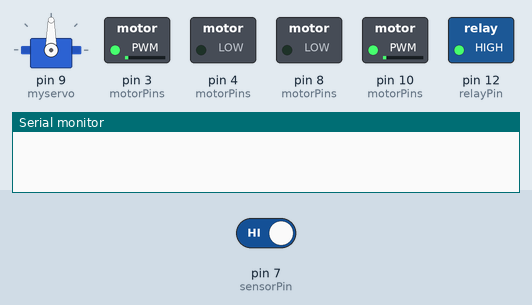
Bench run of a sketch on a simulated Arduino Uno, built with avr-gcc and run on an emulated ATmega328P. On the bench: servo, switched loads named in the sketch (green lamp = pin HIGH), the last lines printed to the serial monitor. Inputs (shaded band) come from the test bench; at power-on: pin 7 (sensorPin) HIGH.

Above: at 0.1 s.
At 3.79 s:
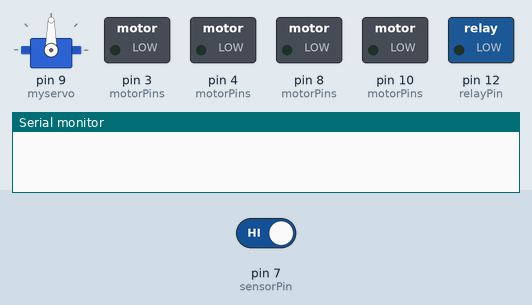
At 4.6 s:
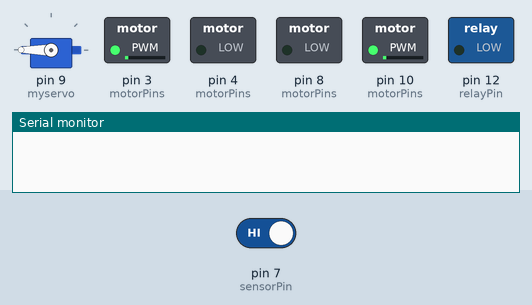
At 9.4 s:
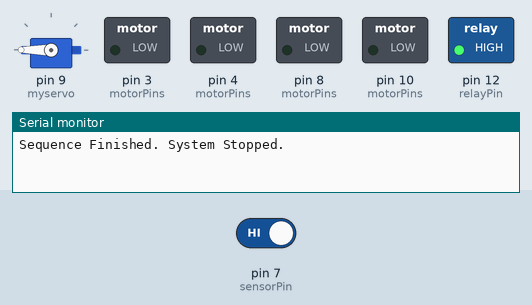
Timing chart, 0 to 10.9 s (numbered marks = the images above):
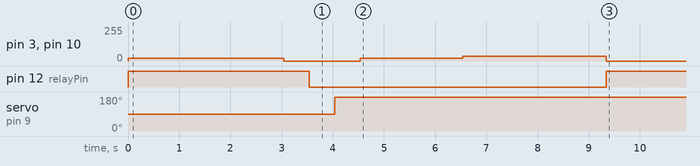

Measured:
- by itself, pin 12 (relayPin): HIGH → LOW at 3.5 s, → HIGH 5.8 s later
- by itself, servo on pin 9 (myservo): 90° → 180° at 4.0 s
- by itself, pin 3 (motorPins), pin 10 (motorPins): 0/255 → 20/255 at 0.00 s, → 0/255 3.0 s later, → 20/255 1.5 s later, → 35/255 2.0 s later, … (5 changes in this stretch)

The sketch:

abu_2026_r3.ino
```cpp
#include <Servo.h>

Servo myservo;

// {IN1, IN2, PWM}
const int motorPins[4][3] = {
  { 22, 23, 3 },   // Front Left หน้าซ้าย
  { 26, 27, 4 },   // Rear Left หลังซ้าย
  { 24, 25, 10 },  // Front Right หน้าขวา
  { 28, 29, 8 }    // Rear Right  หลังขวา
};

const int pwmSpeed = 20;
const int sensorPin = 7;
const int relayPin = 12;
int sensorState = 0;

// ตัวแปรสำหรับจัดการ millis()
unsigned long previousMillis = 0;
int currentStep = 0;
bool stepInit = true;

void setup() {
  Serial.begin(115200);

  // ตั้งค่าขา GPIO และ PWM
  for (int i = 0; i < 4; i++) {
    pinMode(motorPins[i][0], OUTPUT);
    pinMode(motorPins[i][1], OUTPUT);
    pinMode(motorPins[i][2], OUTPUT);
  }

  // ตั้งค่าขา Relay เริ่มต้นให้เป็น HIGH (ยังไม่ทำงาน)
  pinMode(relayPin, OUTPUT);
  digitalWrite(relayPin, HIGH);

  // Retrorefective
  pinMode(sensorPin, INPUT_PULLUP);

  // ตั้งค่าขา Servo motor
  myservo.attach(9);
  myservo.write(90);
}

void loop() {
  unsigned long currentMillis = millis();

  // อ่านค่าเซ็นเซอร์ตลอดเวลา (หากต้องการใช้ในเงื่อนไขอื่นเพิ่มเติม)
  sensorState = digitalRead(sensorPin);

  // State Machine สำหรับจัดการลำดับการทำงานแทน delay()
  switch (currentStep) {

    case 0: // 1. เดินหน้า (moveForward) เป็นเวลา 3040 ms
      if (stepInit) {
        moveForward();
        stepInit = false;
      }
      if (currentMillis - previousMillis >= 3040) {
        previousMillis = currentMillis;
        currentStep++;
        stepInit = true;
      }
      break;

    case 1: // 2. หยุดมอเตอร์ทั้งหมด (stopAllMotors) เป็นเวลา 500 ms
      if (stepInit) {
        stopAllMotors();
        stepInit = false;
      }
      if (currentMillis - previousMillis >= 500) {
        previousMillis = currentMillis;
        currentStep++;
        stepInit = true;
      }
      break;

    case 2: // 3. สั่งให้ Relay เป็น LOW (เริ่มทำงาน) เป็นเวลา 500 ms
      if (stepInit) {
        digitalWrite(relayPin, LOW); // <--- รีเลย์เริ่มเป็น LOW ที่นี่
        stepInit = false;
      }
      if (currentMillis - previousMillis >= 500) {
        previousMillis = currentMillis;
        currentStep++;
        stepInit = true;
      }
      break;

    case 3: // 4. หมุนเซอร์โวไปที่ 180 องศา (myservo.write) เป็นเวลา 500 ms
      if (stepInit) {
        myservo.write(180);
        stepInit = false;
      }
      if (currentMillis - previousMillis >= 500) {
        previousMillis = currentMillis;
        currentStep++;
        stepInit = true;
      }
      break;

    case 4: // 5. ถอยหลัง (moveBackward) เป็นเวลา 2000 ms
      if (stepInit) {
        moveBackward();
        stepInit = false;
      }
      if (currentMillis - previousMillis >= 2000) {
        previousMillis = currentMillis;
        currentStep++;
        stepInit = true;
      }
      break;

    case 5: // 6. หยุดมอเตอร์ชั่วครู่และเลี้ยวขวา (rotateRight) เป็นเวลา 2800 ms
      if (stepInit) {
        stopAllMotors();
        rotateRight();
        stepInit = false;
      }
      if (currentMillis - previousMillis >= 2800) {
        previousMillis = currentMillis;
        currentStep++;
        stepInit = true;
      }
      break;

    case 6: // 7. ขั้นตอนสุดท้าย: หยุดการทำงานทั้งหมดและสั่งรีเลย์เป็น HIGH
      if (stepInit) {
        stopAllMotors();              // หยุดมอเตอร์ทั้งหมด
        digitalWrite(relayPin, HIGH); // <--- รีเลย์กลับเป็น HIGH ที่นี่
        stepInit = false;
        Serial.println("Sequence Finished. System Stopped.");
        // ระบบจะค้างอยู่ที่ท่านีตลอดไป ไม่วนกลับไปสเตปแรก
      }
      break;
  }
}

// ==========================================
// ส่วนฟังก์ชันควบคุมมอเตอร์ คงไว้เหมือนเดิมทั้งหมด
// ==========================================

void moveMotor(int index, bool direction, int speed) {
  digitalWrite(motorPins[index][0], direction ? HIGH : LOW);
  digitalWrite(motorPins[index][1], direction ? LOW : HIGH);
  analogWrite(motorPins[index][2], speed);
}

void moveForward() {
  moveMotor(0, false, pwmSpeed);  // FL
  moveMotor(1, false, pwmSpeed);  // RL
  moveMotor(2, true, pwmSpeed);   // FR
  moveMotor(3, true, pwmSpeed);   // RR
}

void moveBackward() {
  moveMotor(0, true, pwmSpeed);   // FL
  moveMotor(1, true, pwmSpeed);   // RL
  moveMotor(2, false, pwmSpeed);  // FR
  moveMotor(3, false, pwmSpeed);  // RR
}

void strafeLeft() {
  moveMotor(0, true, 40);   // FL
  moveMotor(1, false, 40);  // RL
  moveMotor(2, true, 40);   // FR
  moveMotor(3, true, 40);   // RR
}

void strafeRight() {
  moveMotor(0, false, pwmSpeed);  // FL
  moveMotor(1, true, pwmSpeed);   // RL
  moveMotor(2, false, pwmSpeed);  // FR
  moveMotor(3, true, pwmSpeed);   // RR
}

void rotateRight() {
  moveMotor(0, true, 35);  // FL
  moveMotor(1, true, 35);  // RL
  moveMotor(2, true, 35);  // FR
  moveMotor(3, true, 35);  // RR
}

void rotateLeft() {
  moveMotor(0, false, pwmSpeed);  // FL
  moveMotor(1, false, pwmSpeed);  // RL
  moveMotor(2, false, pwmSpeed);  // FR
  moveMotor(3, false, pwmSpeed);  // RR
}

void stopAllMotors() {
  for (int i = 0; i < 4; i++) {
    digitalWrite(motorPins[i][0], LOW);
    digitalWrite(motorPins[i][1], LOW);
    analogWrite(motorPins[i][2], 0);
  }
}
```
